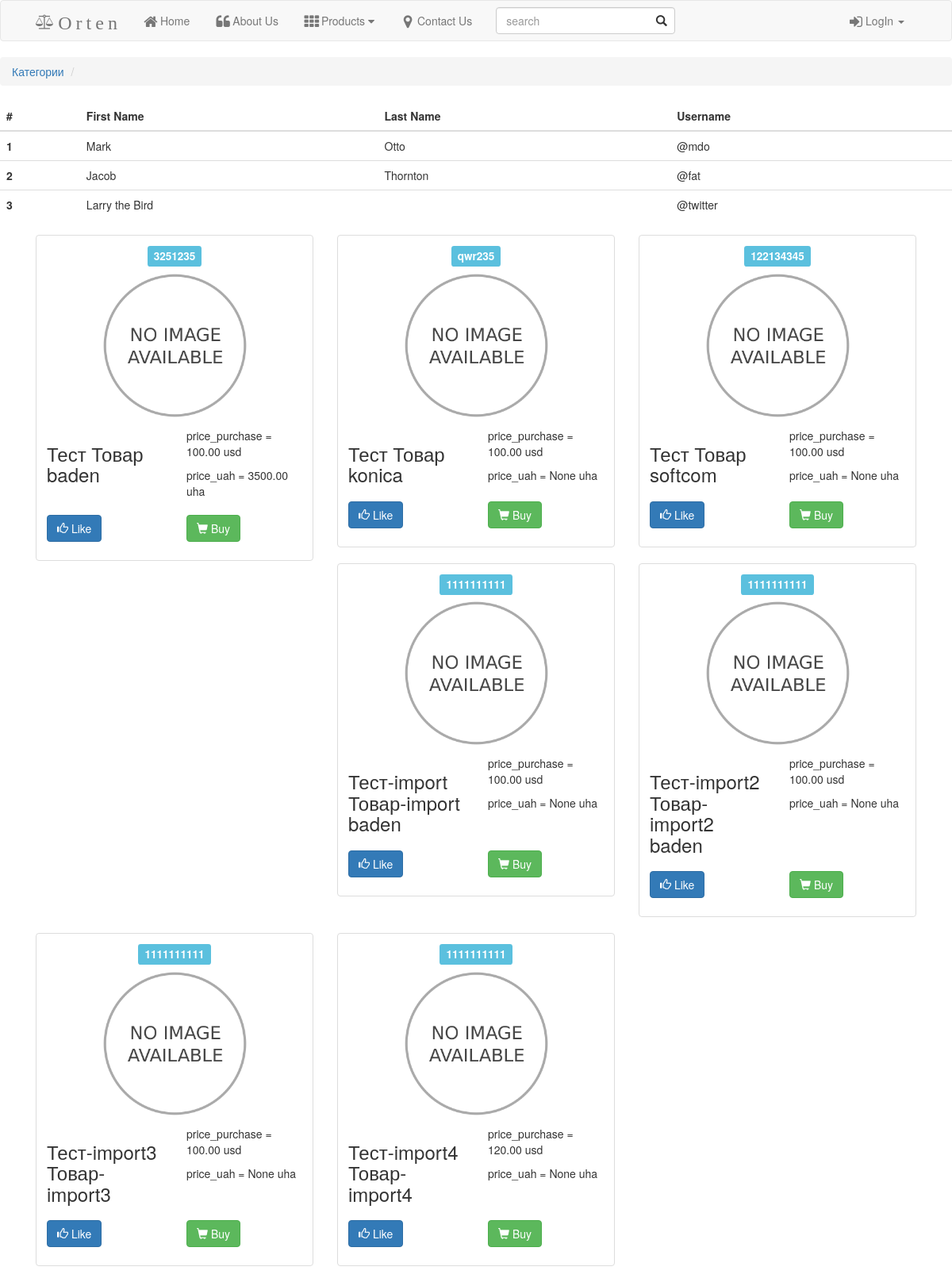
/shop/, run on an earlier commit of the app's database.
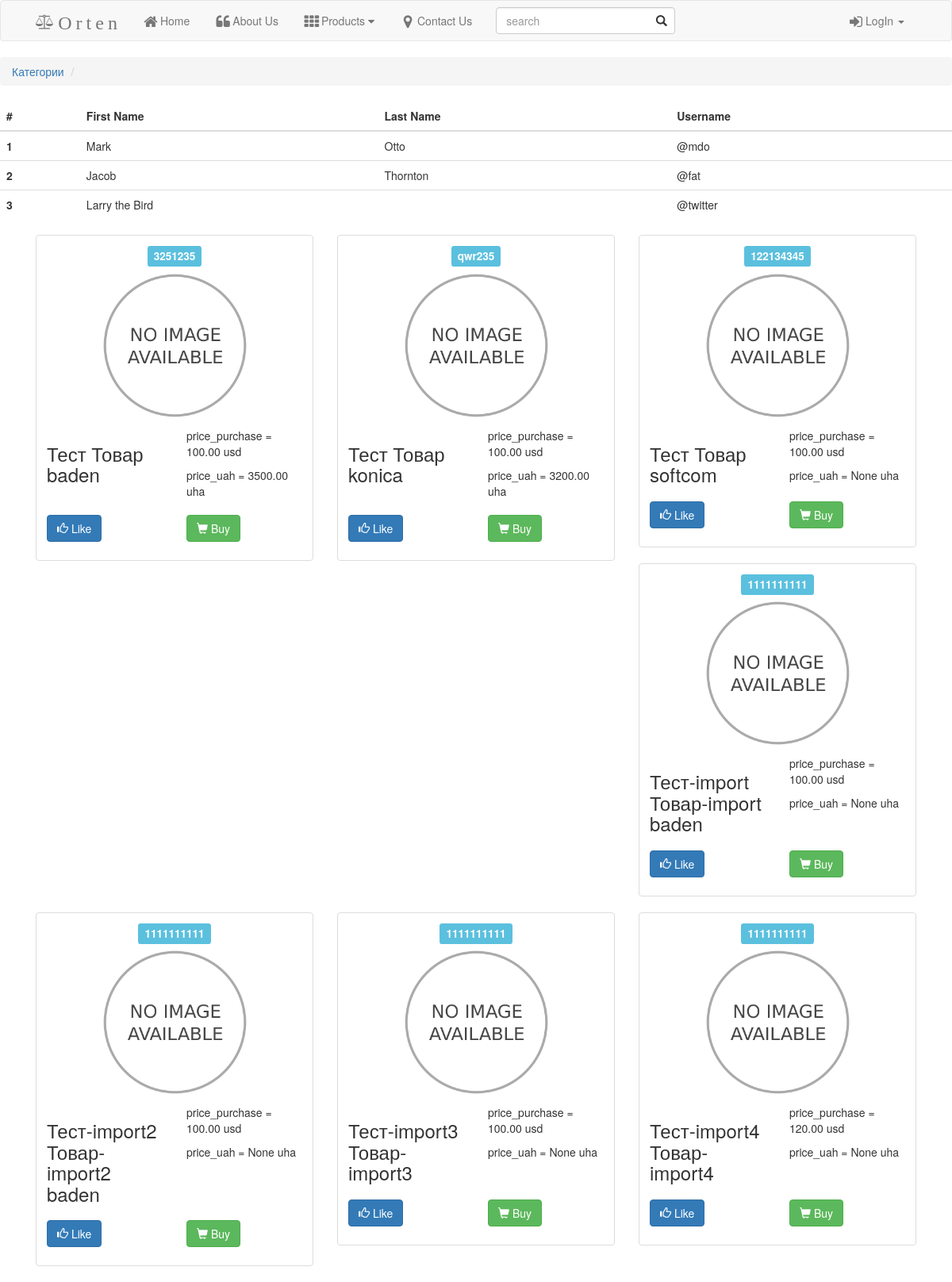
And on a later commit of the database.
### shop/models.py (models this page shows, shortened)
class Product(models.Model):
	category = models.ForeignKey(Category, on_delete=models.CASCADE, help_text='Каталог товара (расходные материалы, компьютеры и комплетующие и т д)') #коталог продукта связь m2m
	name = models.CharField(max_length=400, db_index=True, help_text='Название товара') #имя продукта
	saler =  models.CharField(max_length=25, choices=SALER_CHOICES, blank=True, help_text='Поставщик')
	vendor_code = models.CharField(max_length=200, db_index=True, help_text='Артикул, парт номер') #артикул или парт-номер
	vendor = models.CharField(max_length=200, blank=True, help_text='Производитель') # Производитель
	slug = models.SlugField(max_length=400, help_text='')
	image = models.ImageField(upload_to='products/%Y/%m/%d', blank=True, help_text='') #картинка
	keywords =  models.TextField(blank=True, help_text='Ключивые слова (тонер, материнская плата, пружина)')#краткое описание продукта
	description = models.TextField(blank=True, help_text='Описание товара') #описание продукта
	tags = TaggableManager(through=None, blank=True, help_text = 'Список тегов, разделенных запятыми')
	currency = models.CharField(max_length=3, choices=CURRENCY_CHOICES, blank=True, help_text='Валюта входа') #валюта
	price_purchase = models.DecimalField(max_digits=10, decimal_places=2, blank=True, help_text='Цена входящая') #цена Закупки
	interest = models.DecimalField(max_digits=5, decimal_places=2, blank=True, choices=INTEREST_CHOICES, null=True, help_text='Процент, накрутка') #Процент
	stock = models.PositiveIntegerField(blank=True, help_text='Остатоки') # Остатки
	available = models.BooleanField(default=True, help_text='Доступен ли к заказу') # булево значение, указывающее, доступен ли продукт или нет
	created = models.DateTimeField(auto_now_add=True, help_text='дата создания') # дата создания
	updated = models.DateTimeField(auto_now=True, help_text='дата обновления') #дата обновления
	@property
	def price_uah(self):
		rates_usd=float(Rates.objects.get(id=1).usd)
		rates_eur=float(Rates.objects.get(id=1).eur)
		self.price_purchase=float(self.price_purchase)
		self.interest=float(self.interest)
		if self.saler == 'softcom':
			a = ((self.price_purchase*self.interest)+self.price_purchase)*rates_usd
			return format(a, '.2f')
		if self.saler == 'esko':
			a = ((self.price_purchase*self.interest)+self.price_purchase)*rates_usd
			return format(a, '.2f')
		if self.saler == 'megateid':
			a = ((self.price_purchase*self.interest)+self.price_purchase)*rates_usd
			return format(a, '.2f')
		if self.saler == 'Konica':
			a = self.price_purchase*rates_eur
			return format(a, '.2f')
		if self.saler == 'baden':
			a= self.price_purchase
			return format(a, '.2f')
	class Meta:
		ordering = ('name',)
		verbose_name = 'Товар'
		verbose_name_plural = 'Товары'
		index_together = (('id', 'slug'),)

class Rates(models.Model): #курс валют
	usd = models.DecimalField(max_digits=10, decimal_places=2, blank=True)
	eur = models.DecimalField(max_digits=10, decimal_places=2, blank=True)

### shop/views.py (the view)
# urls.py: path('', views.product_list, name ='base'),
def product_list(request, category_slug=None):
	category = None
	categories = Category.objects.all()
	products = Product.objects.filter(available=True)
	if category_slug:
		category = get_object_or_404(Category, slug=category_slug)
		products = products.filter(category=category)
	return render(request, 'shop/product/list.html', {'category': category, 'categories': categories, 'products': products})

### templates/shop/product/list.html (shortened to what this page needs)
{% extends "base.html" %}
{% load static %}
{% block content %}
<table class="table table-hover">
  <thead>
    <tr>
      <th>#</th>
      <th>First Name</th>
      <th>Last Name</th>
      <th>Username</th>
    </tr>
  </thead>
  <tbody>
    <tr>
      <th scope="row">1</th>
      <td>Mark</td>
      <td>Otto</td>
      <td>@mdo</td>
    </tr>
    <tr>
      <th scope="row">2</th>
      <td>Jacob</td>
      <td>Thornton</td>
      <td>@fat</td>
    </tr>
    <tr>
      <th scope="row">3</th>
      <td colspan="2">Larry the Bird</td>
      <td>@twitter</td>
    </tr>
  </tbody>
</table>
<div class="container">
    <div class="row">
        <div class="col-md-12">
{% for product in products %}
            <div class="col-sm-6 col-md-4">
                <div class="thumbnail" >
                    <h4 class="text-center"><span class="label label-info">{{ product.vendor_code }}</span></h4>
                    <img src="{% if product.image %}{{ product.image.url }} {% else %}{% static "img/no_image.png" %}{% endif %}" width="189" height="255" alt="lorem">
                    <div class="caption">
                        <div class="row">
                            <div class="col-md-6 col-xs-6">
                                <h3>{{ product.name }}</h3>
                            </div>
                            <div class="col-md-6 col-xs-6 price">
                                <p>price_purchase = {{ product.price_purchase }} usd</p>
                                <p>price_uah = {{product.price_uah}} uha</p>
                            </div>
                        </div>
                        <div class="row">
                            <div class="col-md-6">
                                <a class="btn btn-primary btn-product"><span class="glyphicon glyphicon-thumbs-up"></span> Like</a>
                            </div>
                            <div class="col-md-6">
                                <a href="#" class="btn btn-success btn-product"><span class="glyphicon glyphicon-shopping-cart"></span> Buy</a></div>
                        </div>
                    </div>
                </div>
            </div>
{% endfor %}
        </div>
    </div>
</div>
{% endblock %}

What changed in the data, as far as the page shows it:
changed Product "Тест Товар konica": price_uah "None" → "3200.00"
